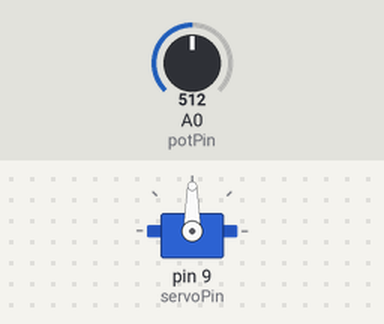
A sketch run on a simulated Arduino Uno, built with avr-gcc and run on an emulated ATmega328P. Shown: servo. The inputs (shaded band) are chosen by the test bench; at power-on: A0 (potPin) = 512.

Above: at 1.2 s.
1.3 s: A0 (potPin) set to 716
At 2.4 s:
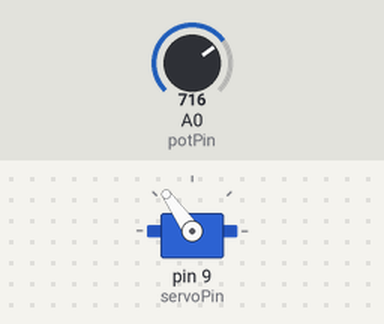
2.8 s: A0 (potPin) set to 900
At 3.3 s:
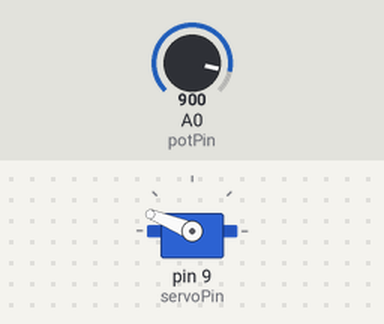
4.3 s: A0 (potPin) set to 1023
At 4.7 s:
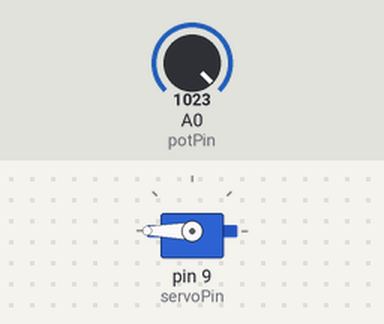
5.8 s: A0 (potPin) set to 306
At 6.7 s:
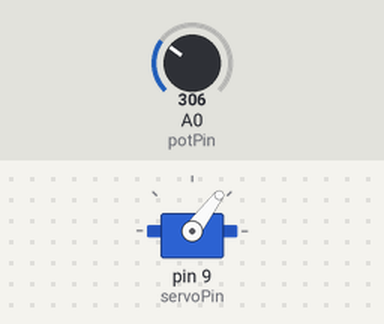
7.3 s: A0 (potPin) set to 122
At 8.2 s:
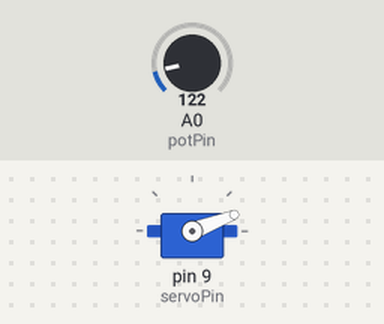
Timing chart, 0 to 9.8 s (numbered marks = the images above; inputs shaded):
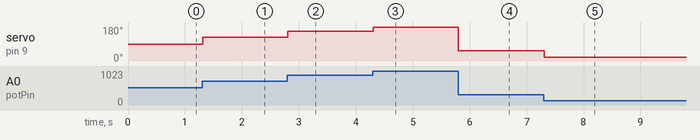

The sketch:

ControllingAServoWithAPotentiometer.ino
```cpp
// Include the servo library
#include <Servo.h>

// Create a servo object
Servo servo;

// Declare constants for input and output
const byte potPin = A0;
const byte servoPin = 9;

int pos;

void setup() {

  // Attach the servo on pin 9 to the servo object
  servo.attach(servoPin);
  pinMode(potPin, INPUT);

}

void loop() {

  // Read potentiometer value and map scale
  pos = map(analogRead(potPin),0,1023,0,180);

  // Move servo
  servo.write(pos);

  delay(15);

}
```

Measured:
- after the input at 1.3 s, servo on pin 9 (servoPin): 90° → 125° at once
- after the input at 2.8 s, servo on pin 9 (servoPin): 125° → 158° at once
- after the input at 4.3 s, servo on pin 9 (servoPin): 158° → 180° at once
- after the input at 5.8 s, servo on pin 9 (servoPin): 180° → 53° at once
- after the input at 7.3 s, servo on pin 9 (servoPin): 53° → 21° at once
